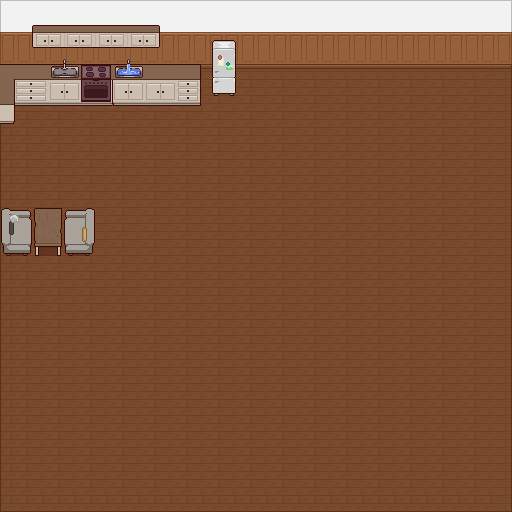

Tiled map render using the project's own tile images. Description and the map definition, with tile-layer contents summarised, below:
An orthogonal 32x32 tile map with 16x16 px tiles, 2 tile layers (Floor, tiles), 7 tilesets and 24 objects (8x table, 5x 1, 2x sink, order, gas-stove, ...).

<map version="1.10" tiledversion="1.11.2" orientation="orthogonal" renderorder="right-down" width="32" height="32" tilewidth="16" tileheight="16" infinite="0" nextlayerid="4" nextobjectid="33">
 <tileset firstgid="1" name="floorswalls_LRK" tilewidth="16" tileheight="16" tilecount="224" columns="14">
  <image source="../assets/floorswalls_LRK.png" width="224" height="256" />
 </tileset>
 <tileset firstgid="225" name="kitchen_LRK" tilewidth="16" tileheight="16" tilecount="650" columns="26">
  <image source="../assets/kitchen_LRK.png" width="416" height="400" />
 </tileset>
 <tileset firstgid="875" name="livingroom_LRK" tilewidth="16" tileheight="16" tilecount="1014" columns="39">
  <image source="../assets/livingroom_LRK.png" width="624" height="416" />
 </tileset>
 <tileset firstgid="1889" name="cabinets_LRK" tilewidth="16" tileheight="16" tilecount="1175" columns="47">
  <image source="../assets/cabinets_LRK.png" width="752" height="405" />
 </tileset>
 <tileset firstgid="3064" name="decorations_LRK" tilewidth="16" tileheight="16" tilecount="120" columns="12">
  <image source="../assets/decorations_LRK.png" width="192" height="160" />
 </tileset>
 <tileset firstgid="3184" name="doorswindowsstairs_LRK" tilewidth="16" tileheight="16" tilecount="736" columns="46">
  <image source="../assets/doorswindowsstairs_LRK.png" width="736" height="256" />
 </tileset>
 <tileset firstgid="3920" name="kitchen_LRK" tilewidth="8" tileheight="8" tilecount="2600" columns="52">
  <image source="../assets/kitchen_LRK.png" width="416" height="400" />
 </tileset>
 <layer id="1" name="Floor" width="32" height="32">
  <data>[1024 cells, 1024 non-empty, 27 distinct tile ids]</data>
 </layer>
 <layer id="3" name="tiles" width="32" height="32">
  <data>[1024 cells, 95 non-empty, 95 distinct tile ids]</data>
 </layer>
 <objectgroup id="2" name="Слой объектов 1">
  <object id="4" name="order" x="34.25" y="208.364" width="27.5" height="47.2349" />
  <object id="5" name="table" x="-0.5" y="96.5" width="14.75" height="8.5" />
  <object id="6" name="table" x="-0.125" y="79.75" width="14.75" height="16.75" />
  <object id="7" name="table" x="0.125" y="64.625" width="15.25" height="15.25" />
  <object id="8" name="table" x="15.875" y="64.375" width="15.75" height="15.25" />
  <object id="9" name="table" x="31.875" y="64.375" width="16.25" height="15" />
  <object id="10" name="table" x="144.625" y="64.625" width="15.5" height="14.75" />
  <object id="11" name="table" x="160.875" y="64.625" width="14.75" height="14.5" />
  <object id="12" name="table" x="176.375" y="64.625" width="23.25" height="14.5" />
  <object id="14" name="sink" x="49.125" y="64.375" width="31.75" height="15.25" />
  <object id="15" name="sink" x="111.875" y="64.375" width="31.75" height="15.25" />
  <object id="16" name="gas-stove" x="80.625" y="64.375" width="31.75" height="15.25" />
  <object id="17" name="oven" x="80.375" y="80.125" width="31.75" height="25.25" />
  <object id="19" x="-0.25" y="105.25" width="14.75" height="18.25" />
  <object id="20" x="15.5" y="25.25" width="65" height="24.75" />
  <object id="21" x="112.75" y="25" width="87.25" height="25.25" />
  <object id="22" name="fridge" x="212" y="40.75" width="24.25" height="55.25" />
  <object id="23" x="0.25" y="208.455" width="33.75" height="47.1136" />
  <object id="26" x="62.125" y="208.307" width="33.75" height="47.3182" />
  <object id="28" name="1" x="-21.3333" y="0" width="21" height="511.667" />
  <object id="29" name="1" x="511.333" y="-0.500167" width="22" height="512.167" />
  <object id="30" name="1" x="534.117" y="-21.5955" width="22" height="554.417" rotation="90" />
  <object id="31" name="1" x="533.5" y="511.042" width="22" height="554.417" rotation="90" />
  <object id="32" name="1" x="512.167" y="0.208167" width="67.3333" height="274.084" rotation="90" />
 </objectgroup>
</map>
